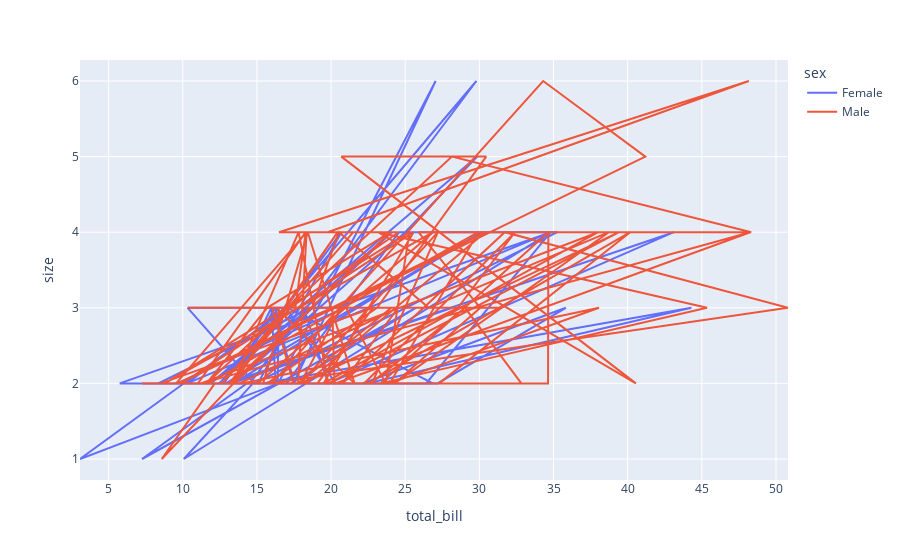

Notebook source saved alongside this figure:
### Code cell
fig2 = px.line(df, x='total_bill', y='size', color='sex')
fig2.show()

### Figure 1 — Plotly figure (JSON) as saved in the notebook; plotly's stock layout.template omitted (floating-point values rounded to 4 significant figures; data arrays with more than 128 entries replaced by an {"elided": "..."} marker saying what was removed)
{"data": [{"hovertemplate": "sex=Female<br>total_bill=%{x}<br>size=%{y}<extra></extra>", "legendgroup": "Female", "line": {"color": "#636efa", "dash": "solid"}, "marker": {"symbol": "circle"}, "mode": "lines", "name": "Female", "orientation": "v", "showlegend": true, "type": "scatter", "x": [16.99, 24.59, 35.26, 14.83, 10.33, 16.97, 20.29, 15.77, 19.65, 15.06, 20.69, 16.93, 10.29, 34.81, 26.41, 16.45, 3.07, 17.07, 26.86, 25.28, 14.73, 10.07, 34.83, 5.75, 16.32, 22.75, 11.35, 15.38, 44.3, 22.42, 20.92, 14.31, 7.25, 25.71, 17.31, 10.65, 12.43, 24.08, 13.42, 12.48, 29.8, 14.52, 11.38, 20.27, 11.17, 12.26, 18.26, 8.51, 10.33, 14.15, 13.16, 17.47, 27.05, 16.43, 8.35, 18.64, 11.87, 29.85, 25, 13.39, 16.21, 17.51, 10.59, 10.63, 9.6, 20.9, 18.15, 19.81, 43.11, 13, 12.74, 13, 16.4, 16.47, 12.76, 13.27, 28.17, 12.9, 30.14, 13.42, 15.98, 16.27, 10.09, 22.12, 35.83, 27.18, 18.78], "xaxis": "x", "y": [2, 4, 4, 2, 3, 3, 2, 2, 2, 2, 4, 3, 2, 4, 2, 2, 1, 3, 2, 2, 2, 1, 4, 2, 2, 2, 2, 2, 3, 2, 2, 2, 1, 3, 2, 2, 2, 4, 2, 2, 6, 2, 2, 2, 2, 2, 2, 2, 2, 2, 2, 2, 6, 2, 2, 3, 2, 5, 4, 2, 3, 2, 2, 2, 2, 3, 3, 2, 4, 2, 2, 2, 2, 3, 2, 2, 3, 2, 4, 2, 3, 2, 2, 2, 3, 2, 2], "yaxis": "y"}, {"hovertemplate": "sex=Male<br>total_bill=%{x}<br>size=%{y}<extra></extra>", "legendgroup": "Male", "line": {"color": "#EF553B", "dash": "solid"}, "marker": {"symbol": "circle"}, "mode": "lines", "name": "Male", "orientation": "v", "showlegend": true, "type": "scatter", "x": {"elided": "157 float values"}, "xaxis": "x", "y": {"elided": "157 int values"}, "yaxis": "y"}], "layout": {"legend": {"title": {"text": "sex"}, "tracegroupgap": 0}, "margin": {"t": 60}, "xaxis": {"anchor": "y", "domain": [0, 1], "title": {"text": "total_bill"}}, "yaxis": {"anchor": "x", "domain": [0, 1], "title": {"text": "size"}}}}
